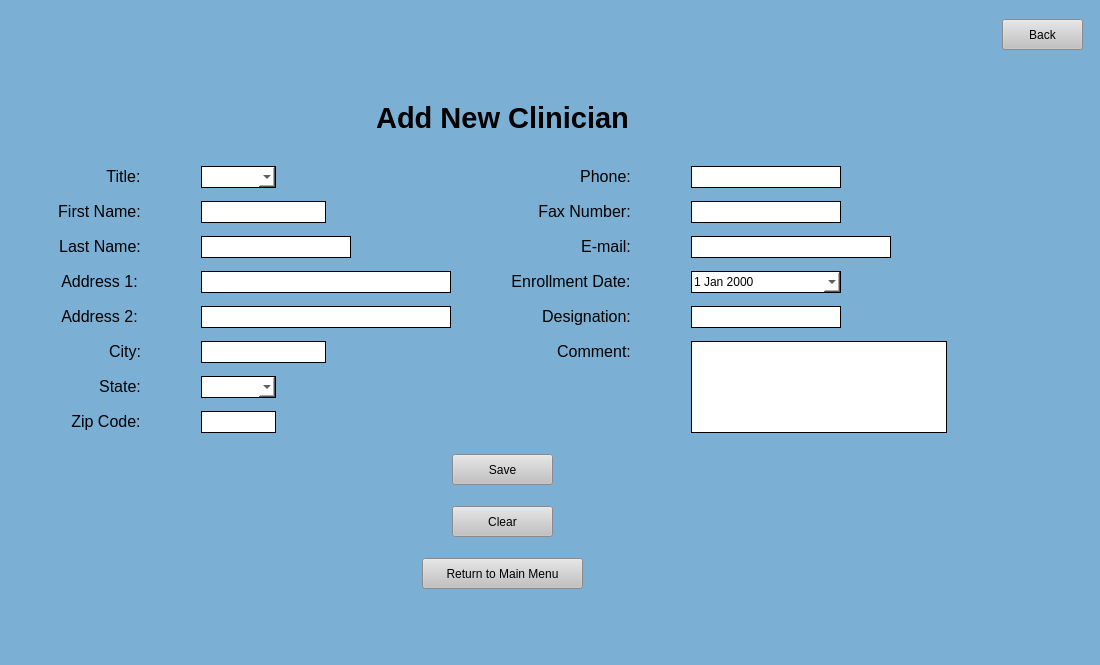
<?xml version="1.0" encoding="UTF-8"?>
<ui version="4.0">
 <class>AddClinicians</class>
 <widget class="QMainWindow" name="AddClinicians">
  <property name="windowModality">
   <enum>Qt::NonModal</enum>
  </property>
  <property name="enabled">
   <bool>true</bool>
  </property>
  <property name="geometry">
   <rect>
    <x>0</x>
    <y>0</y>
    <width>1100</width>
    <height>665</height>
   </rect>
  </property>
  <property name="minimumSize">
   <size>
    <width>1100</width>
    <height>665</height>
   </size>
  </property>
  <property name="maximumSize">
   <size>
    <width>16777215</width>
    <height>16777215</height>
   </size>
  </property>
  <property name="sizeIncrement">
   <size>
    <width>5</width>
    <height>5</height>
   </size>
  </property>
  <property name="windowTitle">
   <string>MainWindow</string>
  </property>
  <property name="styleSheet">
   <string notr="true">background-color: rgb(123, 175, 212);</string>
  </property>
  <widget class="QWidget" name="centralwidget">
   <layout class="QGridLayout" name="gridLayout">
    <item row="1" column="0">
     <spacer name="horizontalSpacer">
      <property name="orientation">
       <enum>Qt::Horizontal</enum>
      </property>
      <property name="sizeHint" stdset="0">
       <size>
        <width>40</width>
        <height>20</height>
       </size>
      </property>
     </spacer>
    </item>
    <item row="1" column="1">
     <widget class="QPushButton" name="back">
      <property name="minimumSize">
       <size>
        <width>81</width>
        <height>31</height>
       </size>
      </property>
      <property name="maximumSize">
       <size>
        <width>81</width>
        <height>31</height>
       </size>
      </property>
      <property name="cursor">
       <cursorShape>PointingHandCursor</cursorShape>
      </property>
      <property name="styleSheet">
       <string notr="true">QPushButton:hover {

background-color: rgb(210, 210, 210);

}

QPushButton {

background-color: rgb(193, 193, 193);

}</string>
      </property>
      <property name="text">
       <string>Back</string>
      </property>
     </widget>
    </item>
    <item row="3" column="0">
     <layout class="QVBoxLayout" name="verticalLayout">
      <property name="topMargin">
       <number>0</number>
      </property>
      <item>
       <widget class="QLabel" name="label">
        <property name="text">
         <string>&lt;html&gt;&lt;head/&gt;&lt;body&gt;&lt;p align=&quot;center&quot;&gt;&lt;span style=&quot; font-size:22pt; font-weight:600;&quot;&gt;Add New Clinician&lt;/span&gt;&lt;/p&gt;&lt;/body&gt;&lt;/html&gt;</string>
        </property>
       </widget>
      </item>
      <item>
       <spacer name="verticalSpacer">
        <property name="orientation">
         <enum>Qt::Vertical</enum>
        </property>
        <property name="sizeType">
         <enum>QSizePolicy::Minimum</enum>
        </property>
        <property name="sizeHint" stdset="0">
         <size>
          <width>10</width>
          <height>25</height>
         </size>
        </property>
       </spacer>
      </item>
      <item>
       <layout class="QHBoxLayout" name="horizontalLayout">
        <property name="topMargin">
         <number>0</number>
        </property>
        <item>
         <spacer name="horizontalSpacer_5">
          <property name="orientation">
           <enum>Qt::Horizontal</enum>
          </property>
          <property name="sizeHint" stdset="0">
           <size>
            <width>10</width>
            <height>10</height>
           </size>
          </property>
         </spacer>
        </item>
        <item>
         <layout class="QGridLayout" name="gridLayout_3">
          <property name="horizontalSpacing">
           <number>60</number>
          </property>
          <property name="verticalSpacing">
           <number>13</number>
          </property>
          <item row="1" column="1">
           <widget class="QLineEdit" name="firstName">
            <property name="sizePolicy">
             <sizepolicy hsizetype="Fixed" vsizetype="Fixed">
              <horstretch>0</horstretch>
              <verstretch>0</verstretch>
             </sizepolicy>
            </property>
            <property name="minimumSize">
             <size>
              <width>125</width>
              <height>22</height>
             </size>
            </property>
            <property name="maximumSize">
             <size>
              <width>125</width>
              <height>22</height>
             </size>
            </property>
            <property name="styleSheet">
             <string notr="true">background-color: rgb(255, 255, 255);
border-style: solid;
border-width: 1px</string>
            </property>
           </widget>
          </item>
          <item row="1" column="0" alignment="Qt::AlignRight">
           <widget class="QLabel" name="label_6">
            <property name="text">
             <string>&lt;html&gt;&lt;head/&gt;&lt;body&gt;&lt;p align=&quot;center&quot;&gt;&lt;span style=&quot; font-size:12pt;&quot;&gt;First Name:&lt;/span&gt;&lt;/p&gt;&lt;/body&gt;&lt;/html&gt;</string>
            </property>
            <property name="alignment">
             <set>Qt::AlignRight|Qt::AlignTrailing|Qt::AlignVCenter</set>
            </property>
           </widget>
          </item>
          <item row="3" column="2" alignment="Qt::AlignRight">
           <widget class="QLabel" name="label_39">
            <property name="text">
             <string>&lt;html&gt;&lt;head/&gt;&lt;body&gt;&lt;p align=&quot;center&quot;&gt;&lt;span style=&quot; font-size:12pt;&quot;&gt;Enrollment Date:&lt;/span&gt;&lt;/p&gt;&lt;/body&gt;&lt;/html&gt;</string>
            </property>
            <property name="alignment">
             <set>Qt::AlignRight|Qt::AlignTrailing|Qt::AlignVCenter</set>
            </property>
           </widget>
          </item>
          <item row="0" column="0" alignment="Qt::AlignRight">
           <widget class="QLabel" name="label_41">
            <property name="text">
             <string>&lt;html&gt;&lt;head/&gt;&lt;body&gt;&lt;p align=&quot;center&quot;&gt;&lt;span style=&quot; font-size:12pt;&quot;&gt;Title:&lt;/span&gt;&lt;/p&gt;&lt;/body&gt;&lt;/html&gt;</string>
            </property>
            <property name="alignment">
             <set>Qt::AlignRight|Qt::AlignTrailing|Qt::AlignVCenter</set>
            </property>
           </widget>
          </item>
          <item row="1" column="2" alignment="Qt::AlignRight">
           <widget class="QLabel" name="label_10">
            <property name="text">
             <string>&lt;html&gt;&lt;head/&gt;&lt;body&gt;&lt;p align=&quot;center&quot;&gt;&lt;span style=&quot; font-size:12pt;&quot;&gt;Fax Number:&lt;/span&gt;&lt;/p&gt;&lt;/body&gt;&lt;/html&gt;</string>
            </property>
            <property name="alignment">
             <set>Qt::AlignRight|Qt::AlignTrailing|Qt::AlignVCenter</set>
            </property>
           </widget>
          </item>
          <item row="2" column="2" alignment="Qt::AlignRight">
           <widget class="QLabel" name="label_42">
            <property name="text">
             <string>&lt;html&gt;&lt;head/&gt;&lt;body&gt;&lt;p align=&quot;center&quot;&gt;&lt;span style=&quot; font-size:12pt;&quot;&gt;E-mail:&lt;/span&gt;&lt;/p&gt;&lt;/body&gt;&lt;/html&gt;</string>
            </property>
            <property name="alignment">
             <set>Qt::AlignRight|Qt::AlignTrailing|Qt::AlignVCenter</set>
            </property>
           </widget>
          </item>
          <item row="2" column="3">
           <widget class="QLineEdit" name="email">
            <property name="sizePolicy">
             <sizepolicy hsizetype="Fixed" vsizetype="Fixed">
              <horstretch>0</horstretch>
              <verstretch>0</verstretch>
             </sizepolicy>
            </property>
            <property name="minimumSize">
             <size>
              <width>200</width>
              <height>22</height>
             </size>
            </property>
            <property name="maximumSize">
             <size>
              <width>175</width>
              <height>22</height>
             </size>
            </property>
            <property name="styleSheet">
             <string notr="true">background-color: rgb(255, 255, 255);
border-style: solid;
border-width: 1px</string>
            </property>
           </widget>
          </item>
          <item row="2" column="0" alignment="Qt::AlignRight">
           <widget class="QLabel" name="label_43">
            <property name="text">
             <string>&lt;html&gt;&lt;head/&gt;&lt;body&gt;&lt;p align=&quot;center&quot;&gt;&lt;span style=&quot; font-size:12pt;&quot;&gt;Last Name:&lt;/span&gt;&lt;/p&gt;&lt;/body&gt;&lt;/html&gt;</string>
            </property>
            <property name="alignment">
             <set>Qt::AlignRight|Qt::AlignTrailing|Qt::AlignVCenter</set>
            </property>
           </widget>
          </item>
          <item row="0" column="3">
           <widget class="QLineEdit" name="phone">
            <property name="sizePolicy">
             <sizepolicy hsizetype="Fixed" vsizetype="Fixed">
              <horstretch>0</horstretch>
              <verstretch>0</verstretch>
             </sizepolicy>
            </property>
            <property name="minimumSize">
             <size>
              <width>150</width>
              <height>22</height>
             </size>
            </property>
            <property name="maximumSize">
             <size>
              <width>125</width>
              <height>22</height>
             </size>
            </property>
            <property name="styleSheet">
             <string notr="true">background-color: rgb(255, 255, 255);
border-style: solid;
border-width: 1px</string>
            </property>
           </widget>
          </item>
          <item row="2" column="1">
           <widget class="QLineEdit" name="lastName">
            <property name="sizePolicy">
             <sizepolicy hsizetype="Fixed" vsizetype="Fixed">
              <horstretch>0</horstretch>
              <verstretch>0</verstretch>
             </sizepolicy>
            </property>
            <property name="minimumSize">
             <size>
              <width>150</width>
              <height>22</height>
             </size>
            </property>
            <property name="maximumSize">
             <size>
              <width>150</width>
              <height>22</height>
             </size>
            </property>
            <property name="styleSheet">
             <string notr="true">background-color: rgb(255, 255, 255);
border-style: solid;
border-width: 1px</string>
            </property>
           </widget>
          </item>
          <item row="4" column="0">
           <widget class="QLabel" name="label_40">
            <property name="text">
             <string>&lt;html&gt;&lt;head/&gt;&lt;body&gt;&lt;p align=&quot;center&quot;&gt;&lt;span style=&quot; font-size:12pt;&quot;&gt;Address 2:&lt;/span&gt;&lt;/p&gt;&lt;/body&gt;&lt;/html&gt;</string>
            </property>
            <property name="alignment">
             <set>Qt::AlignRight|Qt::AlignTrailing|Qt::AlignVCenter</set>
            </property>
           </widget>
          </item>
          <item row="3" column="0">
           <widget class="QLabel" name="label_45">
            <property name="text">
             <string>&lt;html&gt;&lt;head/&gt;&lt;body&gt;&lt;p align=&quot;center&quot;&gt;&lt;span style=&quot; font-size:12pt;&quot;&gt;Address 1:&lt;/span&gt;&lt;/p&gt;&lt;/body&gt;&lt;/html&gt;</string>
            </property>
            <property name="alignment">
             <set>Qt::AlignRight|Qt::AlignTrailing|Qt::AlignVCenter</set>
            </property>
           </widget>
          </item>
          <item row="1" column="3">
           <widget class="QLineEdit" name="fax">
            <property name="sizePolicy">
             <sizepolicy hsizetype="Fixed" vsizetype="Fixed">
              <horstretch>0</horstretch>
              <verstretch>0</verstretch>
             </sizepolicy>
            </property>
            <property name="minimumSize">
             <size>
              <width>150</width>
              <height>22</height>
             </size>
            </property>
            <property name="maximumSize">
             <size>
              <width>125</width>
              <height>22</height>
             </size>
            </property>
            <property name="styleSheet">
             <string notr="true">background-color: rgb(255, 255, 255);
border-style: solid;
border-width: 1px</string>
            </property>
           </widget>
          </item>
          <item row="0" column="2" alignment="Qt::AlignRight">
           <widget class="QLabel" name="label_50">
            <property name="text">
             <string>&lt;html&gt;&lt;head/&gt;&lt;body&gt;&lt;p align=&quot;center&quot;&gt;&lt;span style=&quot; font-size:12pt;&quot;&gt;Phone:&lt;/span&gt;&lt;/p&gt;&lt;/body&gt;&lt;/html&gt;</string>
            </property>
            <property name="alignment">
             <set>Qt::AlignRight|Qt::AlignTrailing|Qt::AlignVCenter</set>
            </property>
           </widget>
          </item>
          <item row="6" column="0" alignment="Qt::AlignRight">
           <widget class="QLabel" name="label_49">
            <property name="text">
             <string>&lt;html&gt;&lt;head/&gt;&lt;body&gt;&lt;p align=&quot;center&quot;&gt;&lt;span style=&quot; font-size:12pt;&quot;&gt;State:&lt;/span&gt;&lt;/p&gt;&lt;/body&gt;&lt;/html&gt;</string>
            </property>
            <property name="alignment">
             <set>Qt::AlignRight|Qt::AlignTrailing|Qt::AlignVCenter</set>
            </property>
           </widget>
          </item>
          <item row="4" column="1">
           <widget class="QLineEdit" name="address2">
            <property name="minimumSize">
             <size>
              <width>250</width>
              <height>22</height>
             </size>
            </property>
            <property name="maximumSize">
             <size>
              <width>16777215</width>
              <height>22</height>
             </size>
            </property>
            <property name="styleSheet">
             <string notr="true">background-color: rgb(255, 255, 255);
border-style: solid;
border-width: 1px</string>
            </property>
           </widget>
          </item>
          <item row="7" column="0" alignment="Qt::AlignRight">
           <widget class="QLabel" name="label_48">
            <property name="text">
             <string>&lt;html&gt;&lt;head/&gt;&lt;body&gt;&lt;p align=&quot;center&quot;&gt;&lt;span style=&quot; font-size:12pt;&quot;&gt;Zip Code:&lt;/span&gt;&lt;/p&gt;&lt;/body&gt;&lt;/html&gt;</string>
            </property>
            <property name="alignment">
             <set>Qt::AlignRight|Qt::AlignTrailing|Qt::AlignVCenter</set>
            </property>
           </widget>
          </item>
          <item row="5" column="2" alignment="Qt::AlignRight">
           <widget class="QLabel" name="label_38">
            <property name="text">
             <string>&lt;html&gt;&lt;head/&gt;&lt;body&gt;&lt;p align=&quot;center&quot;&gt;&lt;span style=&quot; font-size:12pt;&quot;&gt;Comment:&lt;/span&gt;&lt;/p&gt;&lt;/body&gt;&lt;/html&gt;</string>
            </property>
            <property name="alignment">
             <set>Qt::AlignRight|Qt::AlignTrailing|Qt::AlignVCenter</set>
            </property>
           </widget>
          </item>
          <item row="4" column="3">
           <widget class="QLineEdit" name="designation">
            <property name="sizePolicy">
             <sizepolicy hsizetype="Fixed" vsizetype="Fixed">
              <horstretch>0</horstretch>
              <verstretch>0</verstretch>
             </sizepolicy>
            </property>
            <property name="minimumSize">
             <size>
              <width>150</width>
              <height>22</height>
             </size>
            </property>
            <property name="maximumSize">
             <size>
              <width>125</width>
              <height>22</height>
             </size>
            </property>
            <property name="styleSheet">
             <string notr="true">background-color: rgb(255, 255, 255);
border-style: solid;
border-width: 1px</string>
            </property>
           </widget>
          </item>
          <item row="4" column="2" alignment="Qt::AlignRight">
           <widget class="QLabel" name="dentistIDLabel">
            <property name="text">
             <string>&lt;html&gt;&lt;head/&gt;&lt;body&gt;&lt;p align=&quot;center&quot;&gt;&lt;span style=&quot; font-size:12pt;&quot;&gt;Designation:&lt;/span&gt;&lt;/p&gt;&lt;/body&gt;&lt;/html&gt;</string>
            </property>
            <property name="alignment">
             <set>Qt::AlignRight|Qt::AlignTrailing|Qt::AlignVCenter</set>
            </property>
           </widget>
          </item>
          <item row="3" column="1">
           <widget class="QLineEdit" name="address1">
            <property name="minimumSize">
             <size>
              <width>250</width>
              <height>22</height>
             </size>
            </property>
            <property name="maximumSize">
             <size>
              <width>16777215</width>
              <height>22</height>
             </size>
            </property>
            <property name="styleSheet">
             <string notr="true">background-color: rgb(255, 255, 255);
border-style: solid;
border-width: 1px</string>
            </property>
           </widget>
          </item>
          <item row="5" column="0" alignment="Qt::AlignRight">
           <widget class="QLabel" name="label_47">
            <property name="text">
             <string>&lt;html&gt;&lt;head/&gt;&lt;body&gt;&lt;p align=&quot;center&quot;&gt;&lt;span style=&quot; font-size:12pt;&quot;&gt;City:&lt;/span&gt;&lt;/p&gt;&lt;/body&gt;&lt;/html&gt;</string>
            </property>
            <property name="alignment">
             <set>Qt::AlignRight|Qt::AlignTrailing|Qt::AlignVCenter</set>
            </property>
           </widget>
          </item>
          <item row="5" column="1">
           <widget class="QLineEdit" name="city">
            <property name="minimumSize">
             <size>
              <width>0</width>
              <height>22</height>
             </size>
            </property>
            <property name="maximumSize">
             <size>
              <width>125</width>
              <height>22</height>
             </size>
            </property>
            <property name="styleSheet">
             <string notr="true">background-color: rgb(255, 255, 255);
border-style: solid;
border-width: 1px</string>
            </property>
           </widget>
          </item>
          <item row="7" column="1">
           <widget class="QLineEdit" name="zip">
            <property name="minimumSize">
             <size>
              <width>0</width>
              <height>22</height>
             </size>
            </property>
            <property name="maximumSize">
             <size>
              <width>75</width>
              <height>22</height>
             </size>
            </property>
            <property name="styleSheet">
             <string notr="true">background-color: rgb(255, 255, 255);
border-style: solid;
border-width: 1px</string>
            </property>
           </widget>
          </item>
          <item row="3" column="3">
           <widget class="QDateEdit" name="dateEdit">
            <property name="minimumSize">
             <size>
              <width>150</width>
              <height>22</height>
             </size>
            </property>
            <property name="maximumSize">
             <size>
              <width>150</width>
              <height>22</height>
             </size>
            </property>
            <property name="styleSheet">
             <string notr="true">QDateEdit {
background-color: rgb(255, 255, 255);
border-style: solid;
border-width: 1px
}
QCalendarWidget QToolButton {
height: 30px;
width: 75px;
color: white;
font-size: 12px;
icon-size: 28px, 28px;
background-color: qlineargradient(x1:0, y1:0, x2:0, y2:1, stop: 0 #cccccc, stop: 1 #333333);
}
QCalendarWidget QMenu {
width: 75px;
left: 10px;
color: white;
font-size: 9px;
background-color: rgb(100, 100, 100);
}
QCalendarWidget QSpinBox {
width: 75px;
font-size:12px;
color: white;
background-color: qlineargradient(x1:0, y1:0, x2:0, y2:1, stop: 0 #cccccc, stop: 1 #333333);
selection-background-color: rgb(136, 136, 136);
selection-color: rgb(255, 255, 255);
}
QCalendarWidget QSpinBox::up-button { subcontrol-origin: border; subcontrol-position: top right; width:35px; }
QCalendarWidget QSpinBox::down-button {subcontrol-origin: border; subcontrol-position: bottom right; width:35px;}
QCalendarWidget QSpinBox::up-arrow { width:28px; height:28px; }
QCalendarWidget QSpinBox::down-arrow { width:28px; height:28px; }

/* header row */
QCalendarWidget QWidget { alternate-background-color: rgb(128, 128, 128); }

/* normal days */
QCalendarWidget QAbstractItemView:enabled
{
font-size:12px;
color: rgb(180, 180, 180);
background-color: black;
selection-background-color: rgb(64, 64, 64);
selection-color: rgb(0, 255, 0);
}

/* days in other months */
/* navigation bar */
QCalendarWidget QWidget#qt_calendar_navigationbar
{
background-color: qlineargradient(x1:0, y1:0, x2:0, y2:1, stop: 0 #cccccc, stop: 1 #333333);
}

QCalendarWidget QAbstractItemView:disabled
{
color: rgb(64, 64, 64);
}</string>
            </property>
            <property name="calendarPopup">
             <bool>true</bool>
            </property>
           </widget>
          </item>
          <item row="5" column="3" rowspan="3">
           <widget class="QTextEdit" name="comment">
            <property name="sizePolicy">
             <sizepolicy hsizetype="Fixed" vsizetype="Fixed">
              <horstretch>0</horstretch>
              <verstretch>0</verstretch>
             </sizepolicy>
            </property>
            <property name="minimumSize">
             <size>
              <width>100</width>
              <height>75</height>
             </size>
            </property>
            <property name="styleSheet">
             <string notr="true">background-color: rgb(255, 255, 255);
border-style: solid;
border-width: 1px</string>
            </property>
           </widget>
          </item>
          <item row="0" column="1">
           <widget class="QComboBox" name="title">
            <property name="minimumSize">
             <size>
              <width>75</width>
              <height>22</height>
             </size>
            </property>
            <property name="maximumSize">
             <size>
              <width>75</width>
              <height>22</height>
             </size>
            </property>
            <property name="styleSheet">
             <string notr="true">background-color: rgb(255, 255, 255);
border-style: solid;
border-width: 1px</string>
            </property>
            <item>
             <property name="text">
              <string/>
             </property>
            </item>
            <item>
             <property name="text">
              <string>Dr.</string>
             </property>
            </item>
            <item>
             <property name="text">
              <string>Drs.</string>
             </property>
            </item>
            <item>
             <property name="text">
              <string>Mrs.</string>
             </property>
            </item>
            <item>
             <property name="text">
              <string>Ms.</string>
             </property>
            </item>
            <item>
             <property name="text">
              <string>Mr.</string>
             </property>
            </item>
           </widget>
          </item>
          <item row="6" column="1">
           <widget class="QComboBox" name="state">
            <property name="minimumSize">
             <size>
              <width>75</width>
              <height>22</height>
             </size>
            </property>
            <property name="maximumSize">
             <size>
              <width>75</width>
              <height>22</height>
             </size>
            </property>
            <property name="styleSheet">
             <string notr="true">background-color: rgb(255, 255, 255);
border-style: solid;
border-width: 1px</string>
            </property>
            <item>
             <property name="text">
              <string/>
             </property>
            </item>
            <item>
             <property name="text">
              <string>AL</string>
             </property>
            </item>
            <item>
             <property name="text">
              <string>AK</string>
             </property>
            </item>
            <item>
             <property name="text">
              <string>AZ</string>
             </property>
            </item>
            <item>
             <property name="text">
              <string>AR</string>
             </property>
            </item>
            <item>
             <property name="text">
              <string>CA</string>
             </property>
            </item>
            <item>
             <property name="text">
              <string>CO</string>
             </property>
            </item>
            <item>
             <property name="text">
              <string>CT</string>
             </property>
            </item>
            <item>
             <property name="text">
              <string>DE</string>
             </property>
            </item>
            <item>
             <property name="text">
              <string>DC</string>
             </property>
            </item>
            <item>
             <property name="text">
              <string>FL</string>
             </property>
            </item>
            <item>
             <property name="text">
              <string>GA</string>
             </property>
            </item>
            <item>
             <property name="text">
              <string>HI</string>
             </property>
            </item>
            <item>
             <property name="text">
              <string>ID</string>
             </property>
            </item>
            <item>
             <property name="text">
              <string>IL</string>
             </property>
            </item>
            <item>
             <property name="text">
              <string>IA</string>
             </property>
            </item>
            <item>
             <property name="text">
              <string>KS</string>
             </property>
            </item>
            <item>
             <property name="text">
              <string>KY</string>
             </property>
            </item>
            <item>
             <property name="text">
              <string>LA</string>
             </property>
            </item>
            <item>
             <property name="text">
              <string>ME</string>
             </property>
            </item>
            <item>
             <property name="text">
              <string>MD</string>
             </property>
            </item>
            <item>
             <property name="text">
              <string>MA</string>
             </property>
            </item>
            <item>
             <property name="text">
              <string>MI</string>
             </property>
            </item>
            <item>
             <property name="text">
              <string>MN</string>
             </property>
            </item>
            <item>
             <property name="text">
              <string>MS</string>
             </property>
            </item>
            <item>
             <property name="text">
              <string>MO</string>
             </property>
            </item>
            <item>
             <property name="text">
              <string>MT</string>
             </property>
            </item>
            <item>
             <property name="text">
              <string>NE</string>
             </property>
            </item>
            <item>
             <property name="text">
              <string>NV</string>
             </property>
            </item>
            <item>
             <property name="text">
              <string>NH</string>
             </property>
            </item>
            <item>
             <property name="text">
              <string>NJ</string>
             </property>
            </item>
            <item>
             <property name="text">
              <string>NM</string>
             </property>
            </item>
            <item>
             <property name="text">
              <string>NY</string>
             </property>
            </item>
            <item>
             <property name="text">
              <string>NC</string>
             </property>
            </item>
            <item>
             <property name="text">
              <string>ND</string>
             </property>
            </item>
            <item>
             <property name="text">
              <string>OH</string>
             </property>
            </item>
            <item>
             <property name="text">
              <string>OK</string>
             </property>
            </item>
            <item>
             <property name="text">
              <string>OR</string>
             </property>
            </item>
            <item>
             <property name="text">
              <string>PA</string>
             </property>
            </item>
            <item>
             <property name="text">
              <string>RI</string>
             </property>
            </item>
            <item>
             <property name="text">
              <string>SC</string>
             </property>
            </item>
            <item>
             <property name="text">
              <string>SD</string>
             </property>
            </item>
            <item>
             <property name="text">
              <string>TN</string>
             </property>
            </item>
            <item>
             <property name="text">
              <string>TX</string>
             </property>
            </item>
            <item>
             <property name="text">
              <string>UT</string>
             </property>
            </item>
            <item>
             <property name="text">
              <string>VT</string>
             </property>
            </item>
            <item>
             <property name="text">
              <string>VA</string>
             </property>
            </item>
            <item>
             <property name="text">
              <string>WA</string>
             </property>
            </item>
            <item>
             <property name="text">
              <string>WV</string>
             </property>
            </item>
            <item>
             <property name="text">
              <string>WI</string>
             </property>
            </item>
            <item>
             <property name="text">
              <string>WY</string>
             </property>
            </item>
           </widget>
          </item>
         </layout>
        </item>
        <item>
         <spacer name="horizontalSpacer_4">
          <property name="orientation">
           <enum>Qt::Horizontal</enum>
          </property>
          <property name="sizeHint" stdset="0">
           <size>
            <width>10</width>
            <height>10</height>
           </size>
          </property>
         </spacer>
        </item>
       </layout>
      </item>
      <item>
       <spacer name="verticalSpacer_7">
        <property name="orientation">
         <enum>Qt::Vertical</enum>
        </property>
        <property name="sizeType">
         <enum>QSizePolicy::Minimum</enum>
        </property>
        <property name="sizeHint" stdset="0">
         <size>
          <width>5</width>
          <height>15</height>
         </size>
        </property>
       </spacer>
      </item>
      <item alignment="Qt::AlignHCenter">
       <widget class="QPushButton" name="save">
        <property name="sizePolicy">
         <sizepolicy hsizetype="Fixed" vsizetype="Fixed">
          <horstretch>0</horstretch>
          <verstretch>0</verstretch>
         </sizepolicy>
        </property>
        <property name="minimumSize">
         <size>
          <width>101</width>
          <height>31</height>
         </size>
        </property>
        <property name="maximumSize">
         <size>
          <width>101</width>
          <height>31</height>
         </size>
        </property>
        <property name="cursor">
         <cursorShape>PointingHandCursor</cursorShape>
        </property>
        <property name="styleSheet">
         <string notr="true">QPushButton:hover {

background-color: rgb(210, 210, 210);
position: absolute;
width: 200px;
height: 100px;


}

QPushButton {

background-color: rgb(193, 193, 193);

}</string>
        </property>
        <property name="text">
         <string>Save</string>
        </property>
       </widget>
      </item>
      <item>
       <spacer name="verticalSpacer_5">
        <property name="orientation">
         <enum>Qt::Vertical</enum>
        </property>
        <property name="sizeType">
         <enum>QSizePolicy::Minimum</enum>
        </property>
        <property name="sizeHint" stdset="0">
         <size>
          <width>5</width>
          <height>15</height>
         </size>
        </property>
       </spacer>
      </item>
      <item alignment="Qt::AlignHCenter">
       <widget class="QPushButton" name="clear">
        <property name="sizePolicy">
         <sizepolicy hsizetype="Fixed" vsizetype="Fixed">
          <horstretch>0</horstretch>
          <verstretch>0</verstretch>
         </sizepolicy>
        </property>
        <property name="minimumSize">
         <size>
          <width>101</width>
          <height>31</height>
         </size>
        </property>
        <property name="maximumSize">
         <size>
          <width>101</width>
          <height>31</height>
         </size>
        </property>
        <property name="cursor">
         <cursorShape>PointingHandCursor</cursorShape>
        </property>
        <property name="styleSheet">
         <string notr="true">QPushButton:hover {

background-color: rgb(210, 210, 210);
position: absolute;
width: 200px;
height: 100px;


}

QPushButton {

background-color: rgb(193, 193, 193);

}</string>
        </property>
        <property name="text">
         <string>Clear</string>
        </property>
       </widget>
      </item>
      <item>
       <spacer name="verticalSpacer_3">
        <property name="orientation">
         <enum>Qt::Vertical</enum>
        </property>
        <property name="sizeType">
         <enum>QSizePolicy::Minimum</enum>
        </property>
        <property name="sizeHint" stdset="0">
         <size>
          <width>5</width>
          <height>15</height>
         </size>
        </property>
       </spacer>
      </item>
      <item alignment="Qt::AlignHCenter">
       <widget class="QPushButton" name="menu">
        <property name="minimumSize">
         <size>
          <width>161</width>
          <height>31</height>
         </size>
        </property>
        <property name="maximumSize">
         <size>
          <width>161</width>
          <height>31</height>
         </size>
        </property>
        <property name="cursor">
         <cursorShape>PointingHandCursor</cursorShape>
        </property>
        <property name="styleSheet">
         <string notr="true">QPushButton:hover {

background-color: rgb(210, 210, 210);

}

QPushButton {

background-color: rgb(193, 193, 193);

}</string>
        </property>
        <property name="text">
         <string>Return to Main Menu</string>
        </property>
       </widget>
      </item>
     </layout>
    </item>
    <item row="6" column="0">
     <spacer name="verticalSpacer_6">
      <property name="orientation">
       <enum>Qt::Vertical</enum>
      </property>
      <property name="sizeType">
       <enum>QSizePolicy::MinimumExpanding</enum>
      </property>
      <property name="sizeHint" stdset="0">
       <size>
        <width>5</width>
        <height>5</height>
       </size>
      </property>
     </spacer>
    </item>
    <item row="0" column="1">
     <spacer name="verticalSpacer_4">
      <property name="orientation">
       <enum>Qt::Vertical</enum>
      </property>
      <property name="sizeType">
       <enum>QSizePolicy::Minimum</enum>
      </property>
      <property name="sizeHint" stdset="0">
       <size>
        <width>5</width>
        <height>10</height>
       </size>
      </property>
     </spacer>
    </item>
    <item row="1" column="2">
     <spacer name="horizontalSpacer_3">
      <property name="orientation">
       <enum>Qt::Horizontal</enum>
      </property>
      <property name="sizeType">
       <enum>QSizePolicy::Minimum</enum>
      </property>
      <property name="sizeHint" stdset="0">
       <size>
        <width>8</width>
        <height>5</height>
       </size>
      </property>
     </spacer>
    </item>
    <item row="2" column="0">
     <spacer name="verticalSpacer_2">
      <property name="orientation">
       <enum>Qt::Vertical</enum>
      </property>
      <property name="sizeHint" stdset="0">
       <size>
        <width>20</width>
        <height>40</height>
       </size>
      </property>
     </spacer>
    </item>
   </layout>
  </widget>
  <widget class="QMenuBar" name="menubar">
   <property name="geometry">
    <rect>
     <x>0</x>
     <y>0</y>
     <width>1100</width>
     <height>21</height>
    </rect>
   </property>
  </widget>
  <widget class="QStatusBar" name="statusbar"/>
 </widget>
 <tabstops>
  <tabstop>title</tabstop>
  <tabstop>firstName</tabstop>
  <tabstop>lastName</tabstop>
  <tabstop>address1</tabstop>
  <tabstop>address2</tabstop>
  <tabstop>city</tabstop>
  <tabstop>state</tabstop>
  <tabstop>zip</tabstop>
  <tabstop>phone</tabstop>
  <tabstop>fax</tabstop>
  <tabstop>email</tabstop>
  <tabstop>dateEdit</tabstop>
  <tabstop>designation</tabstop>
  <tabstop>comment</tabstop>
  <tabstop>save</tabstop>
  <tabstop>clear</tabstop>
  <tabstop>menu</tabstop>
  <tabstop>back</tabstop>
 </tabstops>
 <resources/>
 <connections/>
</ui>
